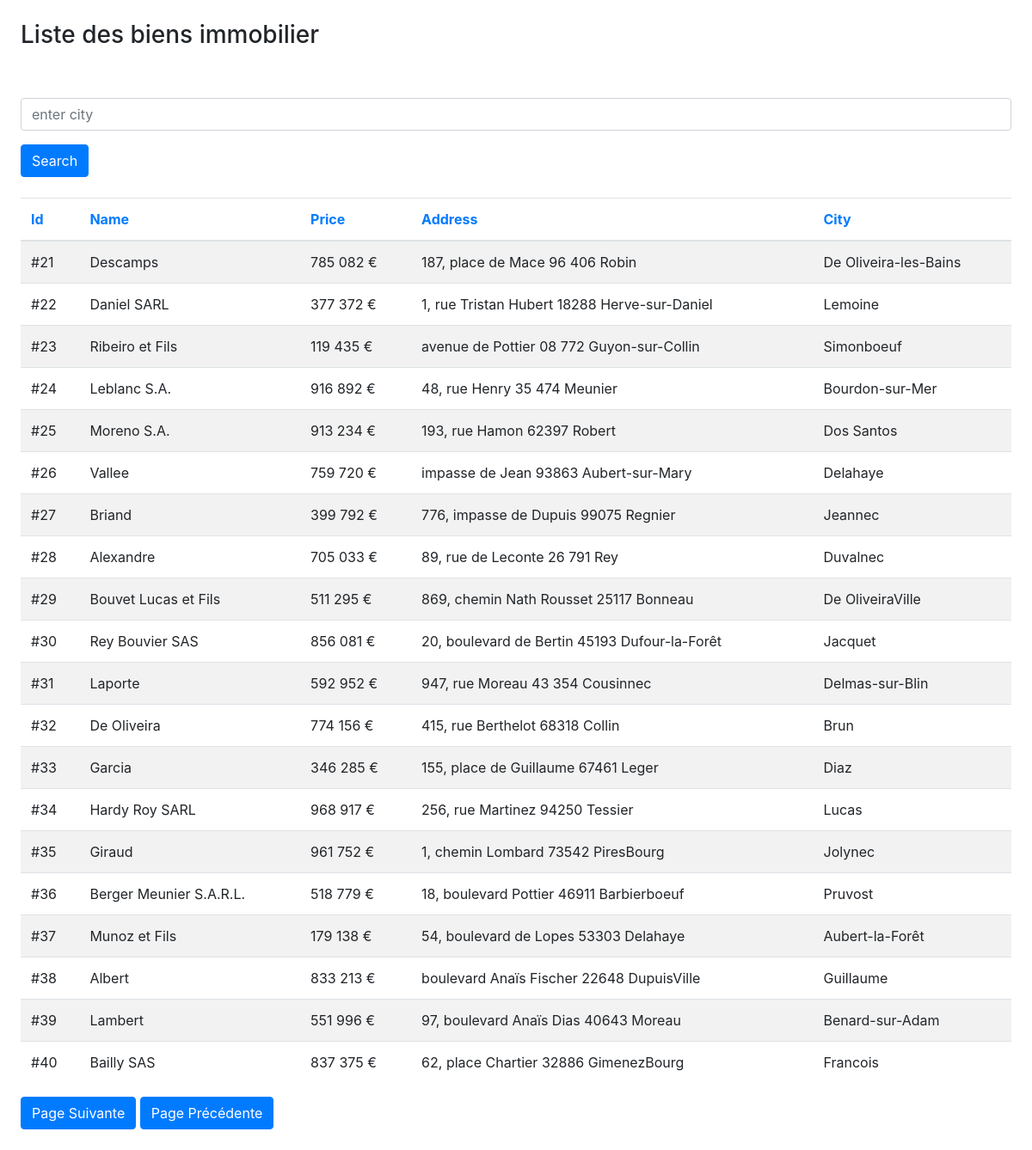
Page /Tableaux/public/index.php?page=2 on the committed database.
### tables this page shows
CREATE TABLE products
(
	id INTEGER
		constraint products_pk
			primary key autoincrement,
	name TEXT,
	price REAL,
	address TEXT
, city TEXT);

### Tableaux/src/UrlHelper.php (called while the page is built, shortened)
<?php
class UrlHelper
{
   public static function withParam(array $data):string
   {
       return http_build_query(array_merge($_GET,$data));
   }
}

### Tableaux/public/index.php (the view, shortened to what this page needs)
<?php
$pdo = new PDO("sqlite:../../db/products.db",null,null,[
    PDO::ATTR_DEFAULT_FETCH_MODE=>PDO::FETCH_ASSOC,
    PDO::ATTR_ERRMODE => PDO::ERRMODE_EXCEPTION
]);
$orderBy = '';
$sql = "select * from products ";
$queryCount = "select count(id) as countProduct from products ";
$params = [];
$sql.= $orderBy;
$page = (int)($_GET['page'] ?? 1);
$stmt = $pdo->prepare($queryCount);
$stmt->execute($params);
$count = (int)$stmt->fetch()['countProduct'];
$pages = (int)ceil($count/PER_PAGE);
$offset = ($page -1)*PER_PAGE ;
$sql.=" limit ".PER_PAGE." offset $offset";
$stmt = $pdo->prepare($sql);
$stmt->execute($params);
$products = $stmt->fetchAll();
?>
<!DOCTYPE html>
<html lang="en">
<head>
    <link rel="stylesheet" href="css/bootstrap.css">
</head>
<body class="m-4">
    <h3>Liste des biens immobilier</h3><br><br>
        <form method="get" class="mb-4">
            <div class="form-group ">
                  <input type="text" class="form-control" placeholder="enter city" name="city_search" value="<?= htmlentities($_GET['city_search'] ??'') ?>"/>
            </div>
            <button class="btn btn-primary">Search</button>
        </form>
        <table class="table table-striped">
            <?php
                $tableCols = ['id','name','price','address','city'];
            ?>
            <thead>
              <tr>
                  <?php foreach ($tableCols as $col): ?>
                        <?php $dir = (isset($_GET['dir']) and $_GET['dir'] == 'asc' and (isset($_GET['sort']) and $_GET['sort'] == $col))?'desc':'asc';?>
                        <?= TableHelper::getHr($col,$dir,$_GET) ?>
                  <?php endforeach; ?>
              </tr>
            </thead>
            <tbody>
             <?php foreach ($products as $product) { ?>
                 <tr>
                     <td scope="col">#<?= $product['id'] ?></td>
                     <td  scope="col"><?= $product['name'] ?>  </td>
                     <td  scope="col"><?= TableHelper::price($product['price']) ?> </td>
                     <td  scope="col"><?= $product['address'] ?></td>
                     <td  scope="col"><?= $product['city'] ?>  </td>
                 </tr>
            <?php } ?>
            </tbody>
        </table>
        <?php  if($pages >1):  ?>
             <a href="?<?= UrlHelper::withParam(['page' => $page + 1 > $pages ? $page : $page + 1])?>" class="btn btn-primary">Page Suivante </a>
        <?php endif ?>
        <?php  if($page >1):  ?>
            <a href="?<?= UrlHelper::withParam(['page' => $page - 1 < 1 ? 1 : $page - 1])?>" class="btn btn-primary">Page Précédente </a>
        <?php endif ?>
</body>
</html>

### rows in the picture
products: id "21", name "Descamps", price "785 082 €", address "187, place de Mace 96 406 Robin", city "De Oliveira-les-Bains"
products: id "22", name "Daniel SARL", price "377 372 €", address "1, rue Tristan Hubert 18288 Herve-sur-Daniel", city "Lemoine"
products: id "23", name "Ribeiro et Fils", price "119 435 €", address "avenue de Pottier 08 772 Guyon-sur-Collin", city "Simonboeuf"
products: id "24", name "Leblanc S.A.", price "916 892 €", address "48, rue Henry 35 474 Meunier", city "Bourdon-sur-Mer"
products: id "25", name "Moreno S.A.", price "913 234 €", address "193, rue Hamon 62397 Robert", city "Dos Santos"
products: id "26", name "Vallee", price "759 720 €", address "impasse de Jean 93863 Aubert-sur-Mary", city "Delahaye"
products: id "27", name "Briand", price "399 792 €", address "776, impasse de Dupuis 99075 Regnier", city "Jeannec"
products: id "28", name "Alexandre", price "705 033 €", address "89, rue de Leconte 26 791 Rey", city "Duvalnec"
products: id "29", name "Bouvet Lucas et Fils", price "511 295 €", address "869, chemin Nath Rousset 25117 Bonneau", city "De OliveiraVille"
products: id "30", name "Rey Bouvier SAS", price "856 081 €", address "20, boulevard de Bertin 45193 Dufour-la-Forêt", city "Jacquet"
products: id "31", name "Laporte", price "592 952 €", address "947, rue Moreau 43 354 Cousinnec", city "Delmas-sur-Blin"
products: id "32", name "De Oliveira", price "774 156 €", address "415, rue Berthelot 68318 Collin", city "Brun"
products: id "33", name "Garcia", price "346 285 €", address "155, place de Guillaume 67461 Leger", city "Diaz"
products: id "34", name "Hardy Roy SARL", price "968 917 €", address "256, rue Martinez 94250 Tessier", city "Lucas"
products: id "35", name "Giraud", price "961 752 €", address "1, chemin Lombard 73542 PiresBourg", city "Jolynec"
products: id "36", name "Berger Meunier S.A.R.L.", price "518 779 €", address "18, boulevard Pottier 46911 Barbierboeuf", city "Pruvost"
products: id "37", name "Munoz et Fils", price "179 138 €", address "54, boulevard de Lopes 53303 Delahaye", city "Aubert-la-Forêt"
products: id "38", name "Albert", price "833 213 €", address "boulevard Anaïs Fischer 22648 DupuisVille", city "Guillaume"
products: id "39", name "Lambert", price "551 996 €", address "97, boulevard Anaïs Dias 40643 Moreau", city "Benard-sur-Adam"
products: id "40", name "Bailly SAS", price "837 375 €", address "62, place Chartier 32886 GimenezBourg", city "Francois"

### other values in the picture
$text "Id"
$text "Name"
$text "Price"
$text "Address"
$text "City"
